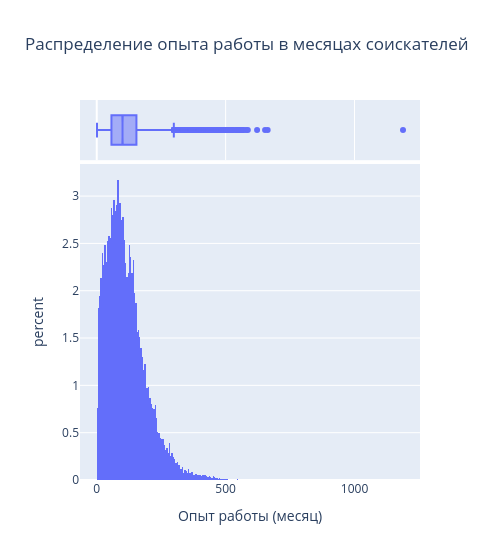

Write notebook code for a chart like this one.
### Markdown cell above
- мода составляет 30 лет;
- предельные значения признака - мин.: 14, макс.: 100,
- возраст большинства соискателей - от 25 до 40 лет,
- аномалии - возраст 100 (похоже на выброс);

### Code cell
fig = px.histogram(
    data_frame=data,
    x='Опыт работы (месяц)',
    title='Распределение опыта работы в месяцах соискателей',
    histnorm='percent',
    width=500,
    marginal='box',
)
fig.show()

### Figure 1 — Plotly figure (JSON) as saved in the notebook; plotly's stock layout.template omitted (floating-point values rounded to 4 significant figures; data arrays with more than 128 entries replaced by an {"elided": "..."} marker saying what was removed)
{"data": [{"bingroup": "x", "histnorm": "percent", "hovertemplate": "Опыт работы (месяц)=%{x}<br>percent=%{y}<extra></extra>", "legendgroup": "", "marker": {"color": "#636efa", "pattern": {"shape": ""}}, "name": "", "orientation": "v", "showlegend": false, "type": "histogram", "x": {"elided": "44744 float values"}, "xaxis": "x", "yaxis": "y"}, {"hovertemplate": "Опыт работы (месяц)=%{x}<extra></extra>", "legendgroup": "", "marker": {"color": "#636efa"}, "name": "", "notched": true, "showlegend": false, "type": "box", "x": {"elided": "44744 float values"}, "xaxis": "x2", "yaxis": "y2"}], "layout": {"barmode": "relative", "legend": {"tracegroupgap": 0}, "title": {"text": "Распределение опыта работы в месяцах соискателей"}, "width": 500, "xaxis": {"anchor": "y", "domain": [0, 1], "title": {"text": "Опыт работы (месяц)"}}, "xaxis2": {"anchor": "y2", "domain": [0, 1], "matches": "x", "showgrid": true, "showticklabels": false}, "yaxis": {"anchor": "x", "domain": [0, 0.8316], "title": {"text": "percent"}}, "yaxis2": {"anchor": "x2", "domain": [0.8416, 1], "matches": "y2", "showgrid": false, "showline": false, "showticklabels": false, "ticks": ""}}}
